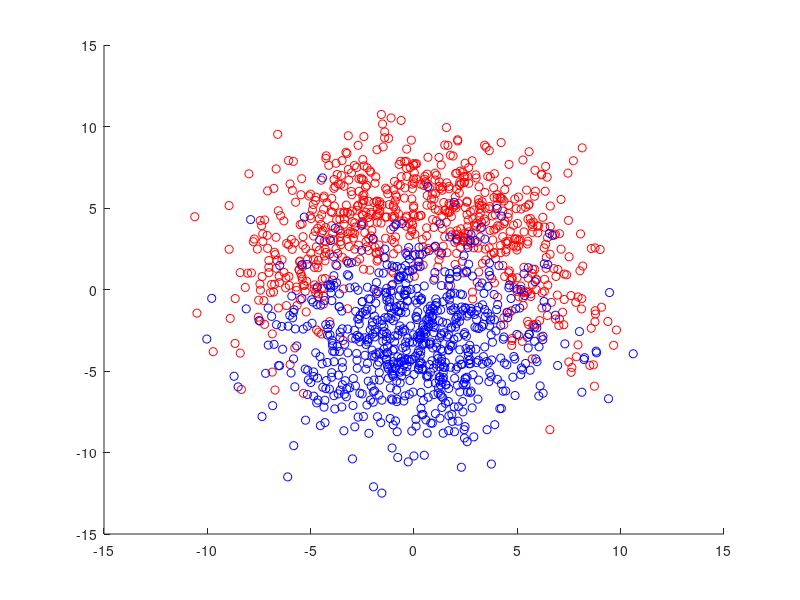

This chart was generated by the following MATLAB code: (Note: this script raises an error after producing the figure.)
%% Load the data
data = load( 'twoclass.mat' );
N = size(data.A,1);

%% Split the data into train and test set
% Create a random permutation
select = randperm( N );
p = N * 0.75;

% Select according to permutation
train = data.A(select(1:p),:);
test = data.A(select(p+1:N),:);

% New permutation for second class
select = randperm( N );

% Select according to permutation
train = [train; data.B(select(1:p),:)];
test = [test; data.B(select(p+1:N),:)];

% Create the labels
train_labels = [ repmat( [1 0], p, 1 ); repmat( [0 1], p, 1 ) ];
test_labels = [ repmat( [1 0], N - p, 1 ); repmat( [0 1], N - p, 1 ) ];

%% Plot data in train set
hold on;
scatter( train(1:p,1), train(1:p,2), 'r' )
scatter( train(p+1:2*p,1), train(p+1:2*p,2), 'b' )
hold off;

%% Train a knn-classifier
neighbors = 5;
NET = knn( 2, 2, neighbors, train, train_labels );

%% Evaluate the classifier
Y = knnfwd( NET, test );

[C,Rate] = confmat( Y, test_labels )

%% Loop to make a graph
Rates = zeros(1,20);
max_k = 1500;
stepsize = 5;
for i = 1 : max_k/stepsize,
    NET = knn( 2, 2, (i-1)*stepsize, train, train_labels );
    Y = knnfwd( NET, test );
    [C,Rate] = confmat( Y, test_labels );
    Rates(i) = 1.0 - Rate(1) / 100.0;
end

plot( Rates )

%% Cross-validation
folds = 10;
indices = crossvalind('Kfold', 2*p, folds );
best = zeros(folds,1);

for i = 1:folds,
    % Create instances
    test_indices = (indices == i);
    train_indices = ~test_indices; 
    
    % Temporary dataset, excluding the current validation set
    temp_train = train( train_indices, : ); 
    temp_labels = train_labels( train_indices, : );
    
    % Validation set and labels
    validation = train( test_indices, : );
    validation_labels = train_labels( test_indices, : );
    
    % Set parameters
    max_k = 500;
    Rates = zeros(1,max_k);
    stepsize = 5;
    
    % Calculate the different error rates for k
    for j = 1:max_k/stepsize,
        NET = knn( 2, 2, (j-1)*stepsize, temp_train, temp_labels );
        Y = knnfwd( NET, validation );
        
        [C,Rate] = confmat( Y, validation_labels );
        Rates(j) = 1.0 - Rate(1) / 100.0;
    end
    
    % Find the best value for k
    current_best = find( Rates == min( Rates ) );
    best(i) = (current_best(1) - 1) * stepsize;
end